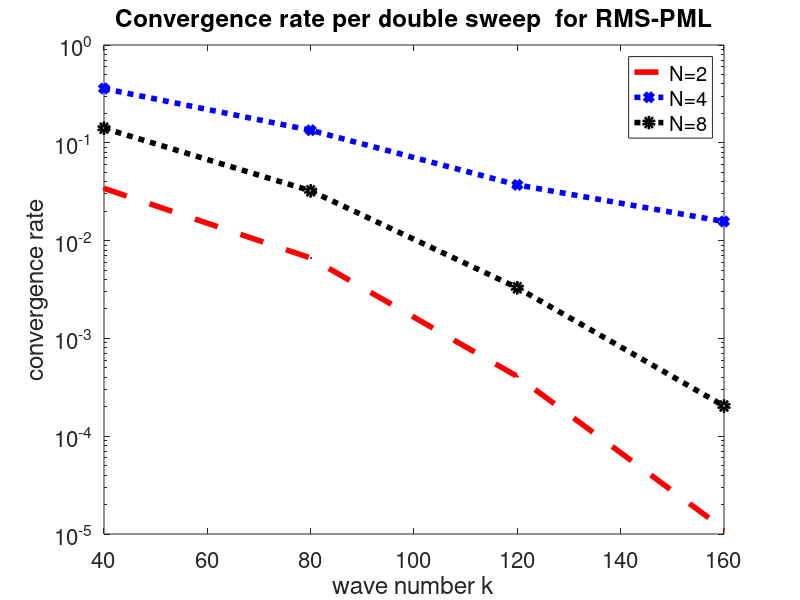

Write the MATLAB code that produced this figure.

res40 = [0.000353957, 1.20997e-05, 8.38779e-08, 1.43567e-09, 1.47209e-11, 2.13791e-13, 2.4407e-15, 4.07441e-17]
res80 = [0.000106515, 7.07078e-07, 3.06996e-09, 1.76242e-11, 1.44865e-13, 8.01677e-16, 1.02124e-17]
res120 = [5.24618e-05, 2.14323e-08, 4.68339e-12, 3.97922e-15, 3.56184e-18]
res160 = [3.17282e-05, 3.563e-10, 9.43074e-16, 1.61262e-18]

ras2=[res40(2)/res40(1),res80(2)/res80(1),res120(2)/res120(1),res160(2)/res160(1) ]


res40 = [0.000353957, 0.000126816, 1.50587e-05, 1.0969e-06, 8.26023e-08, 1.35909e-08, 1.60643e-09, 1.53777e-10, 1.52925e-11, 1.89434e-12, 2.32191e-13, 2.45501e-14, 2.57126e-15, 3.00875e-16]
res80 = [0.000106515, 1.43206e-05, 1.0669e-06, 4.973e-08, 3.92333e-09, 3.3519e-10, 2.65716e-11, 2.32023e-12, 2.04851e-13, 1.41617e-14, 1.12336e-15, 1.06066e-16]
res120 = [5.24618e-05, 1.94677e-06, 3.4443e-08, 4.38412e-10, 6.91166e-12, 2.79752e-13, 6.39204e-15, 7.75301e-17, 3.42887e-18]
res160 = [3.17282e-05, 4.97009e-07, 5.86837e-10, 1.31745e-12, 1.42716e-15, 7.79492e-18]

ras4=[res40(2)/res40(1),res80(2)/res80(1),res120(2)/res120(1),res160(2)/res160(1) ]






res40 = [0.000353957, 4.99164e-05, 4.92532e-07, 6.45139e-09, 1.31398e-10, 1.61065e-12, 3.6713e-14, 4.86706e-16, 2.83942e-17]
res80 = [0.000106515, 3.43802e-06, 1.209e-08, 1.23056e-10, 9.29405e-13, 9.23101e-15, 9.03527e-17]
res120 = [5.24618e-05, 1.72802e-07, 2.47435e-11, 2.01439e-14, 1.01868e-17]
res160 = [3.17282e-05, 6.45958e-09, 7.4442e-15, 1.6739e-18]



ras8=[res40(2)/res40(1),res80(2)/res80(1),res120(2)/res120(1),res160(2)/res160(1) ]


semilogy([40,80,120,160], ras2,'r--.','DisplayName','N=2','LineWidth',4)
hold on
semilogy([40,80,120,160], ras4,'b:x','DisplayName','N=4','LineWidth',4)
semilogy([40,80,120,160], ras8,'k:o','DisplayName','N=8','LineWidth',4)

legend('show');

xlabel('wave number k');
ylabel('convergence rate');
title('Convergence rate per double sweep  for RMS-PML');
set(gca,'FontSize',16);
hold off
